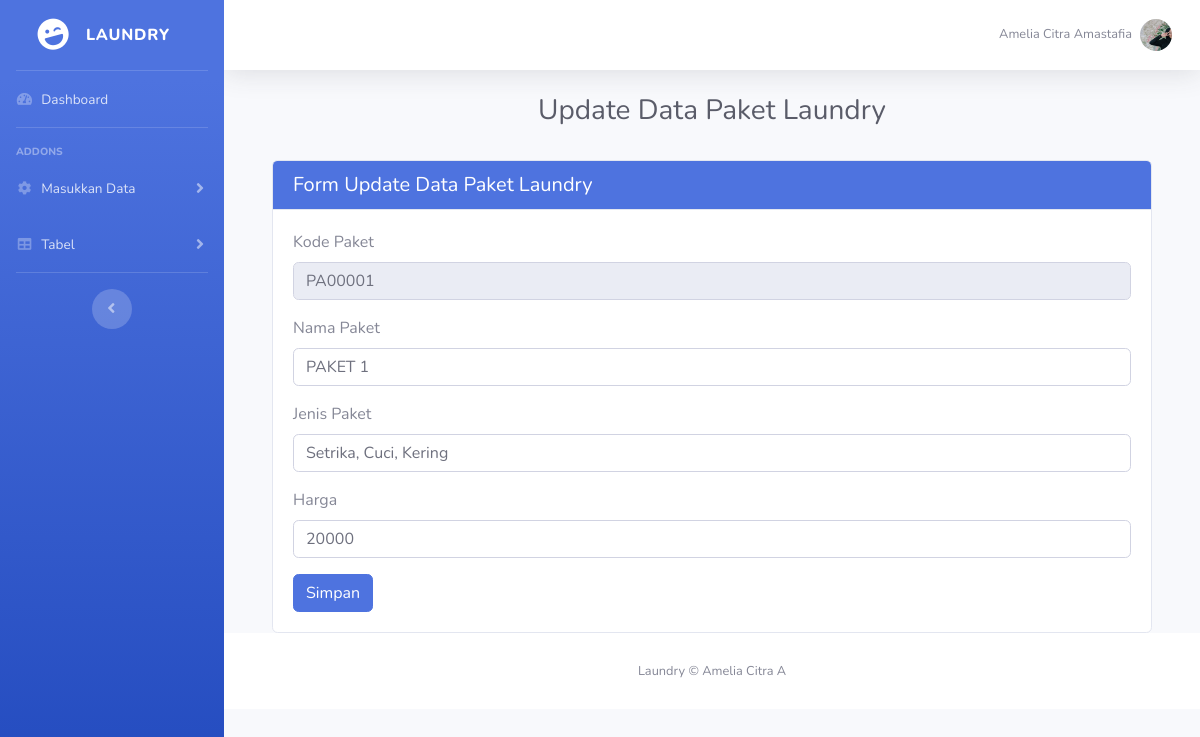
The page /formupdatepaket.php?kd_paket=PA00001 on the database its author committed.
### tables this page shows
CREATE TABLE `paket` (
  `kd_paket` char(10) NOT NULL,
  `nama_paket` varchar(30) NOT NULL,
  `jenis_paket` varchar(30) NOT NULL,
  `harga` int(11) NOT NULL
);

### formupdatepaket.php (the view, shortened to what this page needs)
<!DOCTYPE html>
<html lang="en">
<head>
    <link href="vendor/fontawesome-free/css/all.min.css" rel="stylesheet" type="text/css">
    <link href="css/sb-admin-2.min.css" rel="stylesheet">
    <link href="vendor/datatables/dataTables.bootstrap4.min.css" rel="stylesheet">
</head>
<body id="page-top">
    <div id="wrapper">
        <ul class="navbar-nav bg-gradient-primary sidebar sidebar-dark accordion" id="accordionSidebar">
            <a class="sidebar-brand d-flex align-items-center justify-content-center" href="index.php">
                <div class="sidebar-brand-icon rotate-n-15">
                    <i class="fas fa-laugh-wink"></i>
                </div>
                <div class="sidebar-brand-text mx-3">Laundry <sup></sup></div>
            </a>
            <hr class="sidebar-divider my-0">
            <li class="nav-item">
                <a class="nav-link" href="index.php">
                    <i class="fas fa-fw fa-tachometer-alt"></i>
                    <span>Dashboard</span></a>
            </li>
            <hr class="sidebar-divider">
            <div class="sidebar-heading">
                Addons
            </div>
            <li class="nav-item">
                <a class="nav-link collapsed" href="#" data-toggle="collapse" data-target="#collapseTwo"
                    aria-expanded="true" aria-controls="collapseTwo">
                    <i class="fas fa-fw fa-cog"></i>
                    <span>Masukkan Data</span>
                </a>
            </li>
            <li class="nav-item">
                <a class="nav-link collapsed" href="#" data-toggle="collapse" data-target="#collapseUtilities"
                    aria-expanded="true" aria-controls="collapseUtilities">
                    <i class="fas fa-fw fa-table"></i>
                    <span>Tabel</span>
                </a>
            </li>
            <hr class="sidebar-divider d-none d-md-block">
            <div class="text-center d-none d-md-inline">
                <button class="rounded-circle border-0" id="sidebarToggle"></button>
            </div>
        </ul>
        <div id="content-wrapper" class="d-flex flex-column">
            <div id="content">
                <nav class="navbar navbar-expand navbar-light bg-white topbar mb-4 static-top shadow">
                    <ul class="navbar-nav ml-auto">
                        <li class="nav-item dropdown no-arrow d-sm-none">
                        <li class="nav-item dropdown no-arrow">
                            <a class="nav-link dropdown-toggle" href="#" id="userDropdown" role="button"
                                data-toggle="dropdown" aria-haspopup="true" aria-expanded="false">
                                <span class="mr-2 d-none d-lg-inline text-gray-600 small">Amelia Citra Amastafia</span>
                                <img class="img-profile rounded-circle"
                                    src="img/image.png">
                            </a>
                        </li>
                    </ul>
                </nav>
                <div class="container-fluid">
                    <h1 align="center" class="h3 mb-2 text-gray-800">Update Data Paket Laundry</h1><br>
                            <div class="container">
                            <div class="card">
                                <div class="card-header bg-primary text-white">
                                <h5 class="mb-0">Form Update Data Paket Laundry</h5>
                                </div>
                                <div class="card-body">
                                    <?php
                                include "koneksi.php";
                                $kd_paket = $_GET['kd_paket'];
                                $query = mysqli_query ($koneksi, "select * from paket where kd_paket = '$kd_paket'");
                                $row = mysqli_fetch_array($query);
                                ?>
                                <form method="post" action="prosesupdatepaket.php">
                                    <div class="mb-3">
                                    <label for="kodePelanggan" class="form-label">Kode Paket</label>
                                    <input type="text" class="form-control" id="kodePaket" name="kd_paket"  readonly="readonly" value=<?php echo $row['kd_paket'];?>>
                                    </div>
                                    <div class="mb-3">
                                    <label for="namaPelanggan" class="form-label">Nama Paket</label>
                                    <input type="text" class="form-control" id="namaPaket" name="nama_paket" value="<?php echo $row['nama_paket'];?>">
                                    </div>
                                    <div class="mb-3">
                                    <label for="alamat" class="form-label">Jenis Paket</label>
                                    <input type="text" class="form-control" id="jenisPaket" name="jenis_paket" value="<?php echo $row['jenis_paket'];?>">
                                    </div>
                                    <div class="mb-3">
                                    <label for="telepon" class="form-label">Harga</label>
                                    <input type="tel" class="form-control" id="harga" name="harga" value=<?php echo $row['harga'];?>>
                                    </div>
                                    <button type="submit" class="btn btn-primary">Simpan</button>
                                </form>
                                </div>
                            </div>
                            </div>
            </div>
            <footer class="sticky-footer bg-white">
                <div class="container my-auto">
                    <div class="copyright text-center my-auto">
                        <span>Laundry &copy; Amelia Citra A</span>
                    </div>
                </div>
            </footer>
        </div>
    </div>
</body>
</html>

### rows shown on the page
paket: kd_paket "PA00001", nama_paket "PAKET 1", jenis_paket "Setrika, Cuci, Kering", harga "20000"
